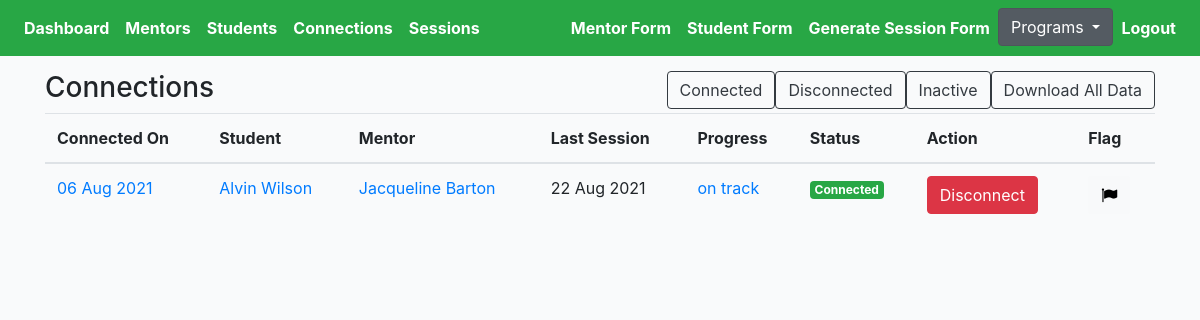
The app's page /choice/connections/ (signed in), older data.
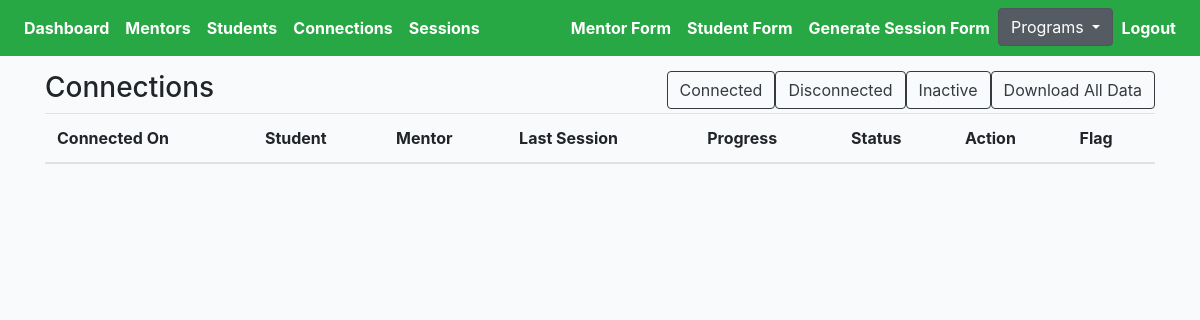
The same page, newer data.
### cprofiles/models.py (models this page shows, shortened)
class Connection(models.Model):
    student = models.ForeignKey(Student, on_delete=models.CASCADE, related_name='student')
    mentor = models.ForeignKey(Mentor, on_delete=models.CASCADE, related_name='mentor')
    status = models.CharField(max_length=200, choices=STATUS_CHOICES)
    updated = models.DateTimeField(auto_now=True)
    created = models.DateTimeField(auto_now_add=True)
    flag = models.BooleanField(default=False)
    progress = models.CharField(max_length=200, blank=True, null=True, choices=PROGRESS_CHOICES)
    note = models.TextField(null=True, blank=True, max_length=1000)
    def get_absolute_url(self):
        return reverse("cprofiles:connection-profile-detail", kwargs={"pk": self.pk})
    def get_sessions(self):
        return self.session_set.filter(submit_status=True)[:1]
    def get_task(self):
        return self.task_set.get()

class Student(models.Model):
    avatar = models.ImageField(default='avatar.png', upload_to='avatars/')
    first_name = models.CharField(max_length=200, blank=True)
    last_name = models.CharField(max_length=200, blank=True)
    email = models.EmailField(max_length=200, blank=True)
    gender = models.CharField(max_length=200, choices=GENDER_CHOICES)
    grade = models.CharField(max_length=200, choices=GRADE_CHOICES)
    school = models.CharField(max_length=200, blank=True)
    language_preference = models.CharField(null=True, blank=True, max_length=200, choices=STUDENT_PREFER_LANGUAGE_CHOICES)
    parent1_first_name = models.CharField(max_length=200, blank=True)
    parent1_last_name = models.CharField(max_length=200, blank=True)
    parent1_phone = models.CharField(max_length=200, blank=True)
    parent1_email = models.EmailField(max_length=200, blank=True)
    academic_advisor = models.CharField(max_length=200, blank=True)
    academic_advisor_email = models.EmailField(max_length=200, blank=True)
    activity = models.TextField(null=True, blank=True, max_length=1000)
    ind_scl = models.TextField(null=True, blank=True, max_length=1000)
    dont_know = models.TextField(null=True, blank=True, max_length=1000)
    proud = models.TextField(null=True, blank=True, max_length=1000)
    learn = models.TextField(null=True, blank=True, max_length=1000)
    happy = models.TextField(null=True, blank=True, max_length=1000)
    hobby = models.TextField(null=True, blank=True, max_length=1000)
    int_ind_school = models.TextField(null=True, blank=True, max_length=1000)
    look_ind_school = models.TextField(null=True, blank=True, max_length=1000)
    strength = models.TextField(null=True, blank=True, max_length=1000)
    obstacle = models.TextField(null=True, blank=True, max_length=1000)
    child_strength = models.ManyToManyField(Childstrength, blank=True, related_name='child_strength')
    social_strength = models.ManyToManyField(Socialstrength, blank=True, related_name='social_strength')
    interview_language = models.CharField(null=True, blank=True, max_length=200, choices=LANGUAGE_CHOICES)
    question = models.TextField(null=True, blank=True, max_length=1000)
    updated = models.DateTimeField(auto_now=True)
    created = models.DateTimeField(auto_now_add=True)
    slug = models.SlugField(unique=True, blank=True)
    flag = models.BooleanField(default=False)
    note = models.TextField(null=True, blank=True, max_length=1000)
    question1 = models.CharField(null=True, blank=True, max_length=200, choices=QUESTION_CHOICES)
    answer1 = models.TextField(null=True, blank=True, max_length=1000)
    question2 = models.CharField(null=True, blank=True, max_length=200, choices=QUESTION_CHOICES)
    answer2 = models.TextField(null=True, blank=True, max_length=1000)
    def get_absolute_url(self):
        return reverse("cprofiles:student-profiles-detail", kwargs={"slug": self.slug})
    __initial_first_name = None
    __initial_last_name = None
    def __init__(self, *args, **kwargs):
        super().__init__(*args, **kwargs)
        self.__initial_first_name = self.first_name
        self.__initial_last_name = self.last_name

class Mentor(models.Model):
    avatar = models.ImageField(default='avatar.png', upload_to='avatars/')
    first_name = models.CharField(max_length=200, blank=True)
    last_name = models.CharField(max_length=200, blank=True)
    email = models.EmailField(max_length=200, blank=True)
    phone = models.CharField(max_length=200, blank=True)
    address = models.CharField(max_length=200, blank=True)
    prefer_grade = models.CharField(max_length=200, choices=MENTOR_GRADE_CHOICES)
    prefer_gender = models.CharField(max_length=200, choices=GENDER_CHOICES)
    prefer_location = models.ManyToManyField(Preferlocation, blank=True, related_name='prefer_location')
    mentor_last_year = models.CharField(null=True, blank=True, max_length=200, choices=YES_NO)
    language = models.ManyToManyField(Mentorlanguage, blank=True, related_name='mentor_language')
    experience = models.CharField(null=True, blank=True, max_length=200, choices=YES_NO)
    familiar = models.TextField(null=True, blank=True, max_length=1000)
    share = models.TextField(null=True, blank=True, max_length=1000)
    hobby = models.TextField(null=True, blank=True, max_length=1000)
    question = models.TextField(null=True, blank=True, max_length=1000)
    friends = models.ManyToManyField(Student, blank=True, related_name='mentors')
    updated = models.DateTimeField(auto_now=True)
    created = models.DateTimeField(auto_now_add=True)
    slug = models.SlugField(unique=True, blank=True)
    flag = models.BooleanField(default=False)
    ethnic = models.CharField(null=True, blank=True, max_length=200, choices=ETHNIC_CHOICES)
    def get_absolute_url(self):
        return reverse("cprofiles:mentor-profiles-detail", kwargs={"slug": self.slug})
    __initial_first_name = None
    __initial_last_name = None
    def __init__(self, *args, **kwargs):
        super().__init__(*args, **kwargs)
        self.__initial_first_name = self.first_name
        self.__initial_last_name = self.last_name

class Session(models.Model):
    connection = models.ForeignKey(Connection, on_delete=models.CASCADE)
    meet = models.IntegerField(null=True, blank=True)
    length = models.FloatField(null=True, blank=True)
    topic = models.ManyToManyField(Topic, blank=True, related_name='topics')
    updated = models.DateTimeField(auto_now=True)
    created = models.DateTimeField(auto_now_add=True)
    feedback = models.TextField(null=True, blank=True, max_length=1000)
    change = models.TextField(null=True, blank=True, max_length=1000)
    support = models.ManyToManyField(Support, blank=True, related_name='supports')
    elaborate = models.TextField(null=True, blank=True, max_length=1000)
    rate = models.IntegerField(null=True, blank=True)
    productivity = models.IntegerField(null=True, blank=True)
    question = models.TextField(null=True, blank=True, max_length=1000)
    submit_status = models.BooleanField(default=False)
    step = models.CharField(max_length=200, blank=True)
    flag = models.BooleanField(default=False)
    urgent_check = models.BooleanField(default=False)

### cprofiles/views.py (the view)
# urls.py: path('connections/', ConnectionListView.as_view(), name='connection-list'),
@method_decorator(login_required, name='dispatch')
@method_decorator(allowed_users(allowed_roles=['choice', 'admin']), name='dispatch')
class ConnectionListView(ListView):
    model = Connection
    template_name = 'choice/choice-connection-list.html'
    def get_queryset(self):
        qs = Connection.objects.all().order_by('-created')
        return qs

### cprofiles/models.py (called while the page is built)
    def __str__(self):
        return f"{self.id}"

### templates/choice/choice-connection-list.html (shortened to what the changed rows need)
{% extends 'cbase.html' %}
{% load static %}
{% block stylesheet %}{% static '/css/my_invites.css' %}{% endblock %}
{% block content %}
<div class="table-responsive-lg">
    <table id="myTable" class="table">
        <thead>
            <tr>
                <th scope="col">Connected On</th>
                <th scope="col">Student</th>
                <th scope="col">Mentor</th>
                <th scope="col">Last Session</th>
                <th scope="col">Progress</th>
                <th scope="col">Status</th>
                <th scope="col">Action</th>
                <th scope="col">Flag</th>
            </tr>
        </thead>
        <tbody>
            {% for obj in object_list %}
            <tr>
                <td><a href="{{obj.get_absolute_url}}">{{obj.created|date:"d M Y"}}</a></td>
                <td><a href="{{obj.student.get_absolute_url}}">{{obj.student.first_name}} {{obj.student.last_name}}</a>
                </td>
                <td><a href="{{obj.mentor.get_absolute_url}}">{{obj.mentor.first_name}} {{obj.mentor.last_name}}</a>
                </td>
                <td>{% for session in obj.get_sessions %}{{session.updated|date:"d M Y"}}{% endfor %}</td>
                <td>{% if obj.get_task%}
                <a href="{% url 'cprofiles:show-task-form' obj.get_task %}">{{obj.progress}}
                {% endif %}
                </td>
                <td>
                    {% if obj.status == 'connected' %}
                    <div><span class="badge badge-success">Connected</div>
                    {% elif obj.status == 'disconnected' %}
                    <div><span class="badge badge-danger">Disconnected</div>
                    {% elif obj.status == 'inactive' %}
                    <div><span class="badge badge-warning">Inactive</div>
                    {% elif obj.status == 'off track' %}
                    <div><span class="badge badge-secondary">Off Track</div>
                    {% endif %}
                </td>
                <td>
                    {% if obj.status == 'connected' %}
                    <form action="{% url 'cprofiles:remove-connect' %}" method="POST">
                        <button type="submit" class="btn btn-danger">Disconnect</button>
                    </form>
                    {% elif obj.status == 'disconnected' %}
                    <a href="{% url 'cprofiles:student-connect-detail' obj.student.slug %}"><button type="submit"
                            class="btn btn-info">Connect Mentor</button></a>
                    {% endif %}
                </td>
                <td>
                    <form action="{% url 'cprofiles:flag-connection' %}" method="POST" class='like-form' id='{{obj.id}}'>
                        <button type="submit" class="like_btn btn btn-light like-btn{{obj.id}}">
                            {% if obj.flag == False %}
                            <i class="fa fa-flag thumb{{obj.id}}" style="color:black"></i>
                            {% else %}
                            <i class="fa fa-flag thumb{{obj.id}}" style="color:red"></i>
                            <p class="flag">true</p>
                            {% endif %}
                        </button>
                    </form>
                </td>
            </tr>
            {% endfor %}
        </tbody>
    </table>
</div>
{% endblock content %}

Row changes from the older to the newer data that the page shows:
removed Connection: created "06 Aug 2021", student.first_name "Alvin", student.last_name "Wilson", mentor.first_name "Jacqueline", mentor.last_name "Barton", progress "on track", status "Connected"
removed Session: updated "22 Aug 2021"
